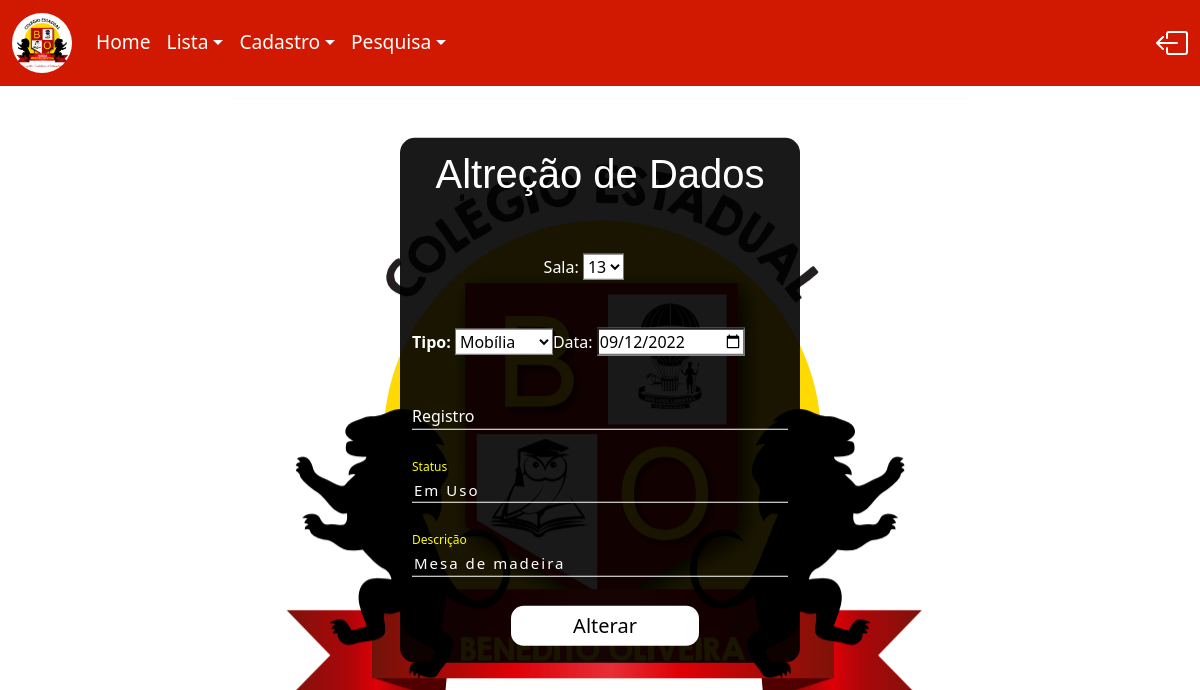
Screenshot of /PHP_P/altera.php?id=13254 with the database file from the repository.
### tables this page shows
CREATE TABLE IF NOT EXISTS `patrimonio` (
  `Num_Pat` int(11) NOT NULL AUTO_INCREMENT,
  `Cod_Func` int(11) NOT NULL,
  `Num_Sala` int(11) NOT NULL,
  `Cod_Pat` int(11) NOT NULL,
  `dsc` varchar(100) NOT NULL,
  `Tipo` varchar(40) NOT NULL,
  `Data_Tomb` date NOT NULL,
  `sts` varchar(50) NOT NULL,
  PRIMARY KEY (`Num_Pat`),
  UNIQUE KEY `Cod_Pat` (`Cod_Pat`)
);

### PHP_P/altera.php (the view, shortened to what this page needs)
<!DOCTYPE html>
<html lang="en">
<head>
    <link href="https://cdn.jsdelivr.net/npm/bootstrap@5.2.1/dist/css/bootstrap.min.css" rel="stylesheet">
    <link href="https://getbootstrap.com/docs/5.2/assets/css/docs.css" rel="stylesheet">
    <link rel="stylesheet" href="../CSS/desing.css">
    <link rel="stylesheet" href="../css/home.css">
</head>
<body>
</body>
</html>
<?php
        require_once('../Inicial_PHP/home.php');
        echo nav();
?>
<!DOCTYPE html>
<html lang="en">
<head>
    <link rel="stylesheet" href="../CSS/desing.css">
</head>
<body>
    <?php
        include_once('conexao.php');
        $id = $_GET['id'];
        $sql ="SELECT * FROM patrimonio WHERE Cod_Pat= '$id'";
        $result = mysqli_query($conn, $sql);
        $sqlS ="SELECT * FROM sala";
        $resultS = mysqli_query($conn, $sqlS);
        echo "<div class=snick>";
        echo "<h1> Altreção de Dados </h1><br><br>";
        echo "<form action= 'update.php' method= 'post'>";
        echo "<c> Sala: <select name=num_sala>";
        while ($rowS=mysqli_fetch_array ($resultS)){
        echo "<option id=sl>". $rowS['Num_Sala'] ."</option>";
        }
        echo " </select></c> ";
        while ($row=mysqli_fetch_array ($result)){
            echo "<input type=hidden name=num_pat value=\"".$row['Num_Pat']."\"><br>";
            echo "<input type=hidden name=cod_pat value=\"".$row['Cod_Pat']."\"><br>
                 <input type=hidden name=cod_func value=\"".$row['Cod_Func']."\"><br>";
            echo "<b>Tipo: <select name=Tipo>
                        <option value=\"".$row['Tipo']."\" id=sl> $row[Tipo] </option>
                        <option value=null id=sl> Nenhum </option>
                        <option value=Eletrônico id=sl> Eletrônico </option>
                        <option value=Mobília id=sl > Mobília </option>
                  </select></b>";
            echo "<a>Data:      <input type=date name=data value=\"".$row['Data_Tomb']."\"></a>
                  <br><br><br>
                  <div class='InputBox'>
                <input type=text name=resgi value=\"".$row['rsg']."\" id=el class=user required>
                <label for=el class=an> Registro </label>
                </div>
                <br><br>
                <div class=InputBox>
                        <input type=text name=status value=\"".$row['sts']."\" id=el class=user required>
                        <label for=el class=an> Status </label>
                  </div>
                  <br><br>
                  <div class=InputBox>
                        <input type=text name=desc value=\"".$row['dsc']."\" id=el class=user required>
                        <label for=el class=an> Descrição </label>
                  </div>
                  <br>";
            echo "<input class=sub type=submit  value=Alterar name=Cad id=bell onclick=\"location.href='../PHP_P/update.php'\">";
            echo "</form>";
        }
        echo "</div>";
    ?>
</body>
</html>

### CSS/desing.css (style rules this page uses)
body { background-color: #fff; }
.snick { background-color: rgba(0, 0, 0, 0.9); position: absolute; top: 50%; left: 50%; transform: translate(-50%, -50%); padding: 2%; border-radius: 15px; color: #fff; }
.sub { width: 30%; height: 40px; border: none; border-radius: 0.8rem; background-color: white; outline: none; font-size: 20px; color: #000; cursor: pointer; margin: 5px; position: relative; }
.user { background: none; border: none; border-bottom: 1px solid white; outline: none; color: white; font-size: 15px; width: 100%; letter-spacing: 2px; }
.user:focus ~ .an, .user:valid ~ .an { top: -20px; font-size: 12px; color: yellow; }
.an { position: absolute; top: 0%; left: 0%; pointer-events: none; transition: .5s; }
input[id=bell] { left: 100px; position: relative; }
h1 { font-family: Arial, Helvetica, sans-serif; color: white; text-align: center; }
.InputBox { position: relative; }
a { position: relative; color:white; }
select { background-color: white; }
input[type="date"] { background-color: white; }
b { color: white; position: relative; }

### CSS/home.css (style rules this page uses)
body { background-image: url('../Imagens/c.png'); background-repeat: no-repeat; background-position-x: 50%; background-position-y: -15%; }

### PHP_P/altera.php (style rules this page uses)
input[id=bell] { width: 50%; left: 25%; position: relative; }
.snick { width: 400px; padding: 1%; }
c { position: relative; left: 35%; }

### rows the page displays
patrimonio: Tipo "Mobília", data "09/12/2022", status "Em Uso", desc "Mesa de madeira"

### other values shown
form field num_sala "13"
